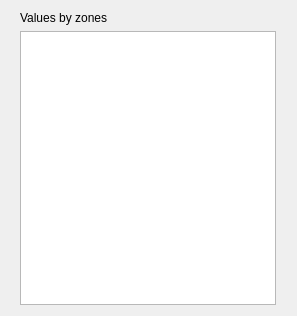
<?xml version="1.0" encoding="UTF-8"?>
<ui version="4.0">
 <class>SolverPropertyForm</class>
 <widget class="QWidget" name="SolverPropertyForm">
  <property name="geometry">
   <rect>
    <x>0</x>
    <y>0</y>
    <width>297</width>
    <height>316</height>
   </rect>
  </property>
  <property name="windowTitle">
   <string>Form</string>
  </property>
  <layout class="QGridLayout" name="gridLayout">
   <item row="0" column="0">
    <widget class="QLabel" name="labelSolverProperty">
     <property name="text">
      <string>Values by zones</string>
     </property>
    </widget>
   </item>
   <item row="1" column="0">
    <widget class="QTreeView" name="treeViewSolverProperty">
     <property name="maximumSize">
      <size>
       <width>256</width>
       <height>16777215</height>
      </size>
     </property>
    </widget>
   </item>
  </layout>
 </widget>
 <resources/>
 <connections/>
</ui>
